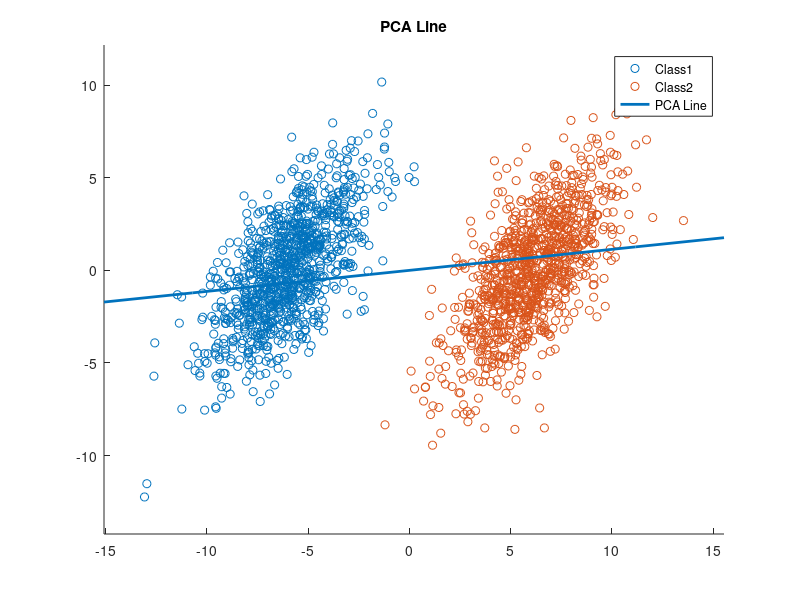
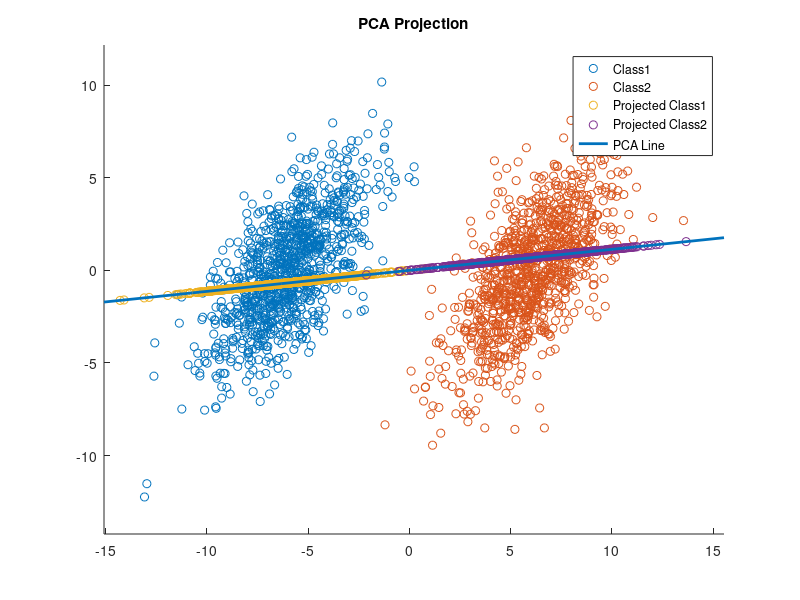

The MATLAB script that drew these images, in order: (Note: this script raises an error after producing the figures.)
%% Clear workspace
clc;
clear;
close all;
randn('seed',10);

%% Make data
mu1=[10 10]';
mu2=[22 10]';
sig1 = [4,4;4,9];
sig2 = sig1 ;
N = 1000;
x1 = mvnrnd(mu1,sig1,N);
x2=mvnrnd(mu2,sig2,N);
x = [x1;x2];

%% Normalize
x = x - mean(x);

%% Do PCA
[coeff,score,latent,tsquared,explained,mu] = pca(x,'Centered',false);

%% Find PCA line
m = coeff(2)/coeff(1);
fun=@(x)m*x;

%% Project data on 
pc_vector = coeff(:,1);
x_projection = score(:,1);
x_projection1=(x_projection(1:N)./(pc_vector'*pc_vector))       *pc_vector';
x_projection2=(x_projection(N+1:2*N)./(pc_vector'*pc_vector))*pc_vector';


%% Plot PCA line    (part a)
figure;
scatter(x(1:N,1), x(1:N,2));
hold on;
scatter(x(N+1:end,1), x(N+1:end,2));
fplot(fun,[min(x(:,1))-2,max(x(:,1))+2],'LineWidth',2);
title('PCA Line');
legend('Class1','Class2','PCA Line');
ylim([min(x(:,2))-2,max(x(:,2))+2]);
xlim([min(x(:,1))-2,max(x(:,1))+2]);

%% Plot projected data    (part b)
figure;
scatter(x(1:N,1), x(1:N,2));
hold on;
scatter(x(N+1:end,1), x(N+1:end,2));

scatter(x_projection1(:,1), x_projection1(:,2));
scatter(x_projection2(:,1), x_projection2(:,2));
fplot(fun,[min(x(:,1))-2,max(x(:,1))+2],'LineWidth',2);
title('PCA Projection');
legend('Class1','Class2','Projected Class1','Projected Class2','PCA Line');
ylim([min(x(:,2))-2,max(x(:,2))+2]);
xlim([min(x(:,1))-2,max(x(:,1))+2]);

%% Reconstruct data using PCA part(d)
rec = (score)*coeff';
Mse_Error = mse(rec,x);
figure;
scatter(x(1:N,1), x(1:N,2),'bo','linewidth',2);
hold on;
scatter(x(N+1:end,1), x(N+1:end,2),'ro','linewidth',2);
scatter(rec(1:N,1), rec(1:N,2),'y*');
scatter(rec(N+1:end,1), rec(N+1:end,2),'g*');
legend('Class1','Class2','Reconstruct Class1','Reconstruct Class2');
title(['Reconstruct data with MSE error = ' num2str(Mse_Error)]);
